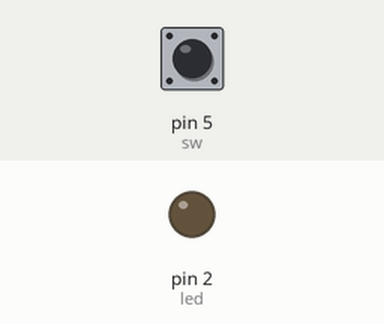
Recording of a sketch running on a simulated Arduino Uno, built with avr-gcc and run on an emulated ATmega328P. On the bench: output pins drawn as LEDs (lit = HIGH). The test bench sets the inputs (shaded band); at power-on: pin 5 (sw) HIGH.

Above: at 1.2 s.
1.3 s: pin 5 (sw) pulled LOW for 0.15 s
At 1.37 s:
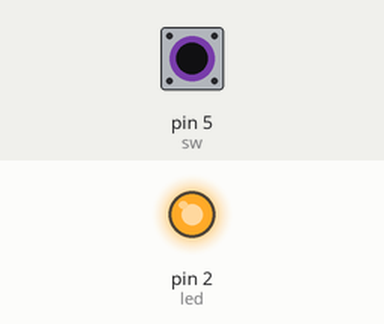
2.9 s: pin 5 (sw) pulled LOW for 3.2 s
At 7.2 s:
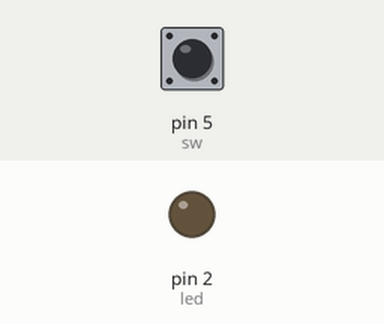
Timing chart, 0 to 8.7 s (numbered marks = the images above; inputs shaded):
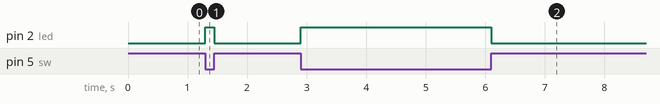

The sketch:

sketch_aug19a.ino
```cpp
//รับค่าinput->output
//D5 input >> GND Logic>>0
int sw=5;//input
int led=2;//output
int data;//db
void setup()
{
pinMode(sw,INPUT_PULLUP); //ทำงานบนสัญญาณ=กราว
pinMode(led,OUTPUT);
}

void loop()
{
digitalWrite(sw,1); //ให้จ่ายไฟ3-5v
data=digitalRead(sw); //เก็บข้อมูลจากswว่า0/1
 if(data==0)
 {
  digitalWrite(led,1);
 }
 else
 {
   digitalWrite(led,0);
 }
}
```

Measured:
- after the input at 1.3 s, pin 2 (led): LOW → HIGH at once, → LOW 0.15 s later
- after the input at 2.9 s, pin 2 (led): LOW → HIGH at once, → LOW 3.2 s later
